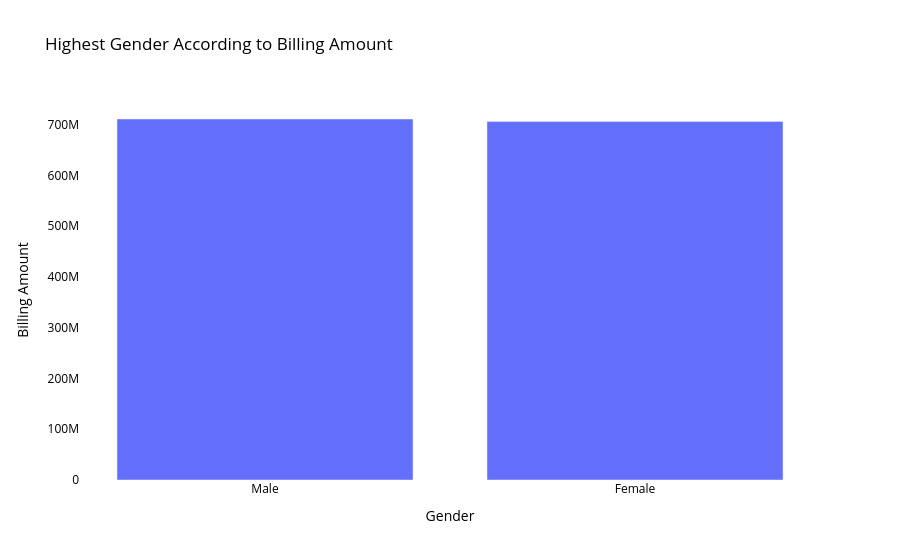
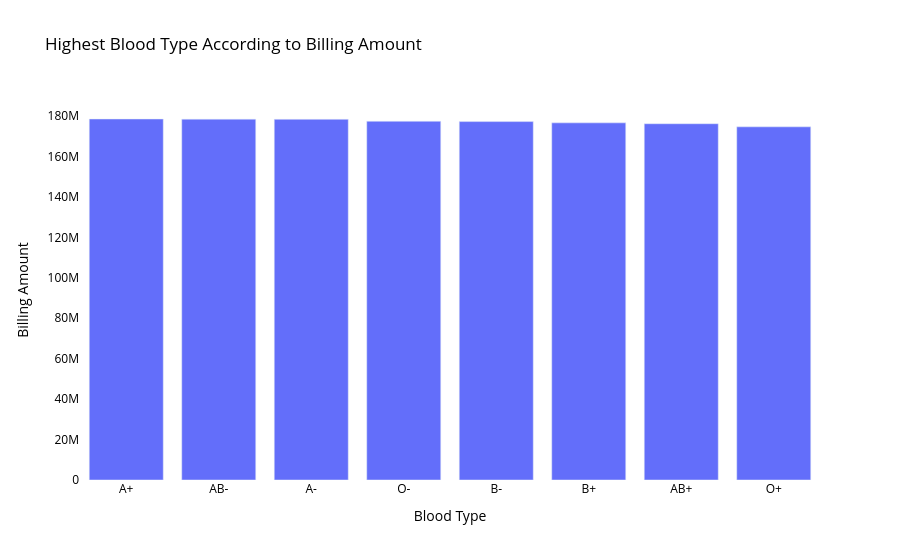
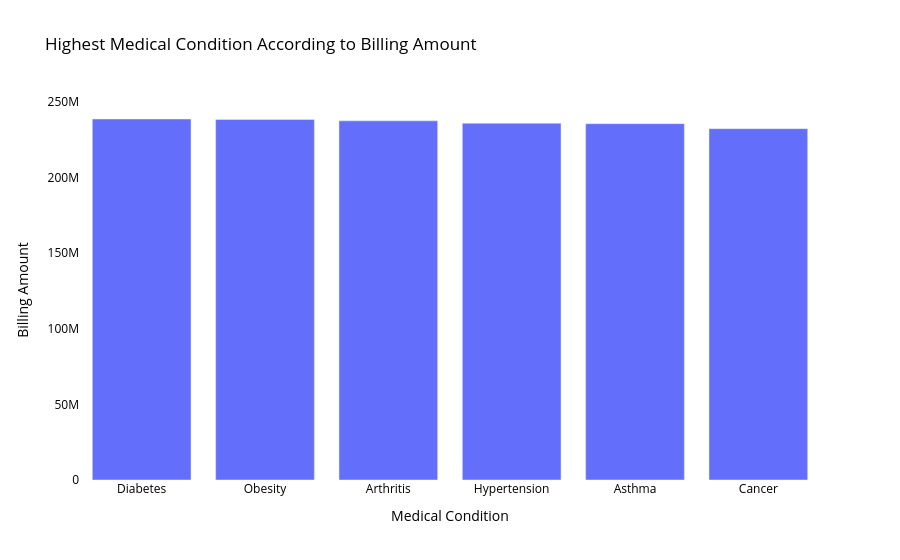
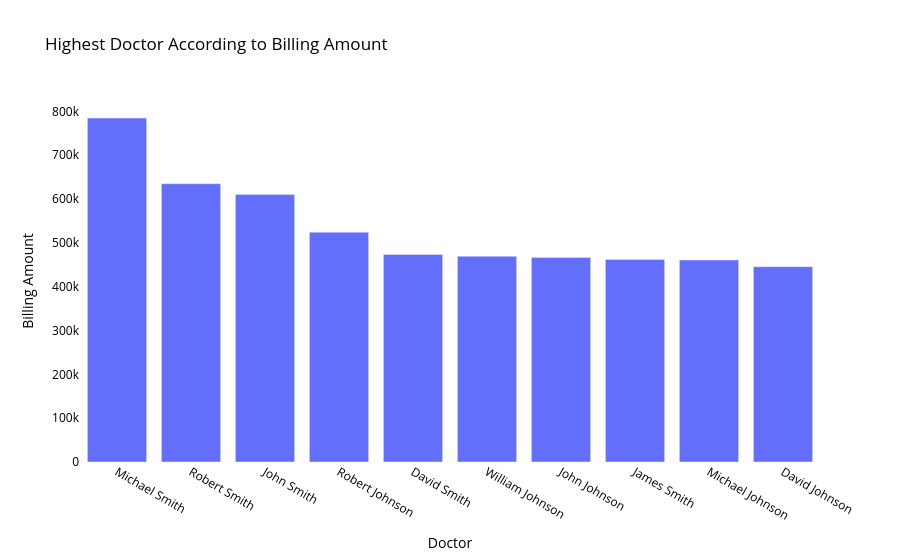

Here is the notebook cell these charts were saved with, in order:
### Code cell
# Highest "Features" according to Billing Amount

for i in cols:

    if i == 'Gender':

        char_bar = df.groupby(['Gender'])[['Billing Amount']].sum().reset_index()
        char_bar = char_bar.sort_values(by=("Billing Amount"), ascending=False)

        top = char_bar.head(10)
        fig = go.Figure()
        fig.add_trace(go.Bar(x=top['Gender'], y=top["Billing Amount"]))

        fig.update_layout(title="Highest Gender According to " + 'Billing Amount',
                          xaxis_title='Gender',
                          yaxis_title= "Billing Amount",
                          plot_bgcolor='white',
                          paper_bgcolor='white',
                          font=dict(color='black'))

        pyo.init_notebook_mode(connected=True)
        pyo.iplot(fig)

    else:
        char_bar = df.groupby([i])[['Billing Amount']].sum().reset_index()
        char_bar = char_bar.sort_values(by=("Billing Amount"), ascending=False)

        top = char_bar.head(10)
        fig = go.Figure()
        fig.add_trace(go.Bar(x=top[i], y=top['Billing Amount']))

        fig.update_layout(title="Highest " + i + " According to Billing Amount",
                          xaxis_title= i,
                          yaxis_title= "Billing Amount",
                          plot_bgcolor='white',
                          paper_bgcolor='white',
                          font=dict(color='black'))

        pyo.init_notebook_mode(connected=True)
        pyo.iplot(fig)

### Figure 1 — Plotly figure (JSON) as saved in the notebook; plotly's stock layout.template omitted (floating-point values rounded to 4 significant figures)
{"data": [{"x": ["Male", "Female"], "y": [711200000.0, 706200000.0], "type": "bar"}], "layout": {"font": {"color": "black"}, "paper_bgcolor": "white", "plot_bgcolor": "white", "title": {"text": "Highest Gender According to Billing Amount"}, "xaxis": {"title": {"text": "Gender"}}, "yaxis": {"title": {"text": "Billing Amount"}}}}

### Figure 2 — Plotly figure (JSON) as saved in the notebook; plotly's stock layout.template omitted (floating-point values rounded to 4 significant figures)
{"data": [{"x": ["A+", "AB-", "A-", "O-", "B-", "B+", "AB+", "O+"], "y": [178500000.0, 178500000.0, 178400000.0, 177400000.0, 177200000.0, 176600000.0, 176200000.0, 174700000.0], "type": "bar"}], "layout": {"font": {"color": "black"}, "paper_bgcolor": "white", "plot_bgcolor": "white", "title": {"text": "Highest Blood Type According to Billing Amount"}, "xaxis": {"title": {"text": "Blood Type"}}, "yaxis": {"title": {"text": "Billing Amount"}}}}

### Figure 3 — Plotly figure (JSON) as saved in the notebook; plotly's stock layout.template omitted (floating-point values rounded to 4 significant figures)
{"data": [{"x": ["Diabetes", "Obesity", "Arthritis", "Hypertension", "Asthma", "Cancer"], "y": [238500000.0, 238200000.0, 237300000.0, 235700000.0, 235500000.0, 232200000.0], "type": "bar"}], "layout": {"font": {"color": "black"}, "paper_bgcolor": "white", "plot_bgcolor": "white", "title": {"text": "Highest Medical Condition According to Billing Amount"}, "xaxis": {"title": {"text": "Medical Condition"}}, "yaxis": {"title": {"text": "Billing Amount"}}}}

### Figure 4 — Plotly figure (JSON) as saved in the notebook; plotly's stock layout.template omitted (floating-point values rounded to 4 significant figures)
{"data": [{"x": ["Michael Smith", "Robert Smith", "John Smith", "Robert Johnson", "David Smith", "William Johnson", "John Johnson", "James Smith", "Michael Johnson", "David Johnson"], "y": [784500.0, 634800.0, 610100.0, 524200.0, 473300.0, 469200.0, 466800.0, 461800.0, 460800.0, 445600.0], "type": "bar"}], "layout": {"font": {"color": "black"}, "paper_bgcolor": "white", "plot_bgcolor": "white", "title": {"text": "Highest Doctor According to Billing Amount"}, "xaxis": {"title": {"text": "Doctor"}}, "yaxis": {"title": {"text": "Billing Amount"}}}}
